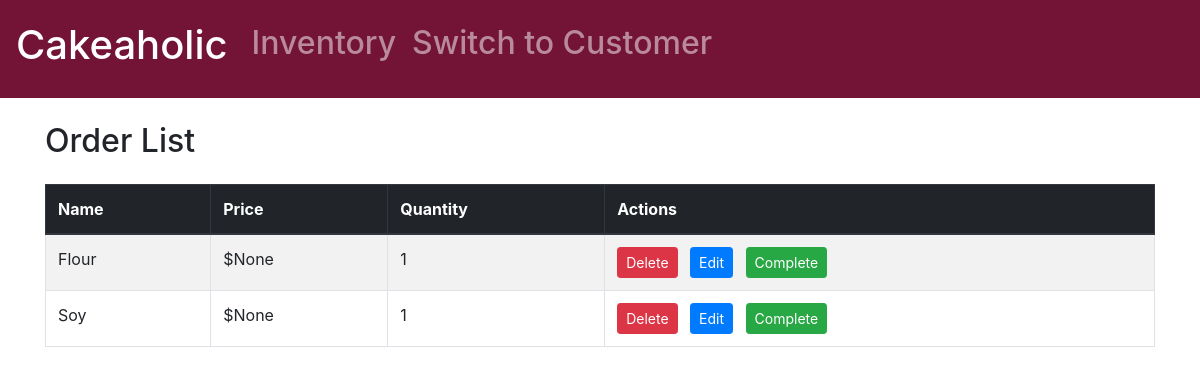
Before: /inventory/new_order/ with the older database file.
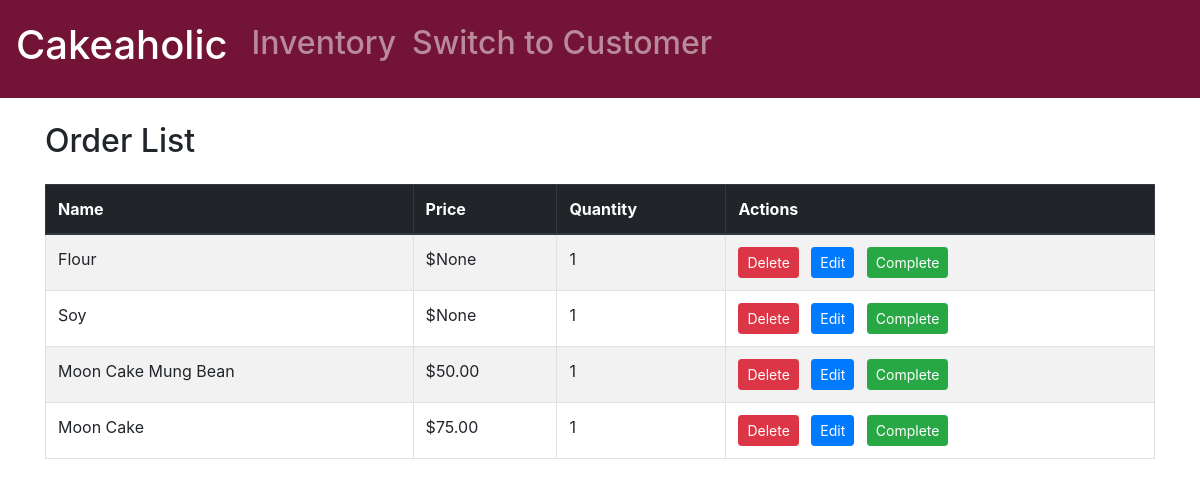
After: the same page with the newer database file.
### customer/models.py (models this page shows, shortened)
class CartItem(models.Model):
    name = models.CharField(max_length=255)
    price = models.DecimalField(max_digits=10, decimal_places=2, null=True, blank=True)
    quantity = models.IntegerField()

### inventory/views.py (the view)
# urls.py: path('new_order/', views.new_order, name='new_order'),
def new_order(request):
    orders = CartItem.objects.all()
    return render(request, 'inventory/new_orders.html', {'orders': orders})

### inventory/templates/inventory/new_orders.html (shortened to what this page needs)
{% extends 'inventory/main.html' %}
{% load static %}
{% block content %}
<div class="container mt-4">
    <h2 class="mb-4">Order List</h2>
    <div class="table-responsive">
        <table class="table table-striped table-bordered">
            <thead class="thead-dark">
                <tr>
                    <th>Name</th>
                    <th>Price</th>
                    <th>Quantity</th>
                    <th>Actions</th>
                </tr>
            </thead>
            <tbody>
                {% for order in orders %}
                <tr>
                    <td>{{ order.name }}</td>
                    <td>${{ order.price }}</td>
                    <td>{{ order.quantity }}</td>
                    <td>
                        <button class="btn btn-danger btn-sm mr-2" onclick="deleteOrder('{{ order.id }}')">Delete</button>
                        <button class="btn btn-primary btn-sm mr-2" onclick="editOrder('{{ order.id }}')">Edit</button>
                        <button class="btn btn-success btn-sm" onclick="completeOrder('{{ order.id }}')">Complete</button>
                    </td>
                </tr>
                {% endfor %}
            </tbody>
        </table>
    </div>
</div>
{% endblock %}

Changed rows visible on the page:
added CartItem: name "Moon Cake Mung Bean", price "50.00", quantity "1"
added CartItem: name "Moon Cake", price "75.00", quantity "1"
